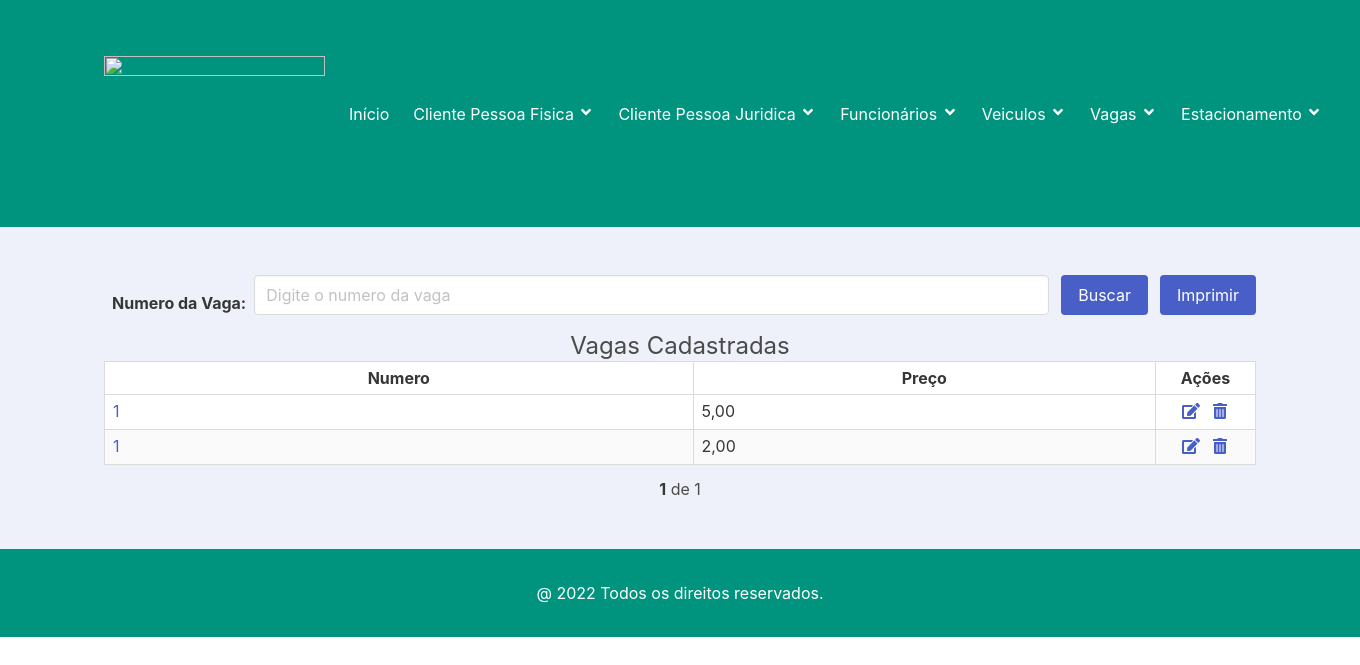
Page /vagas on the earlier database version.
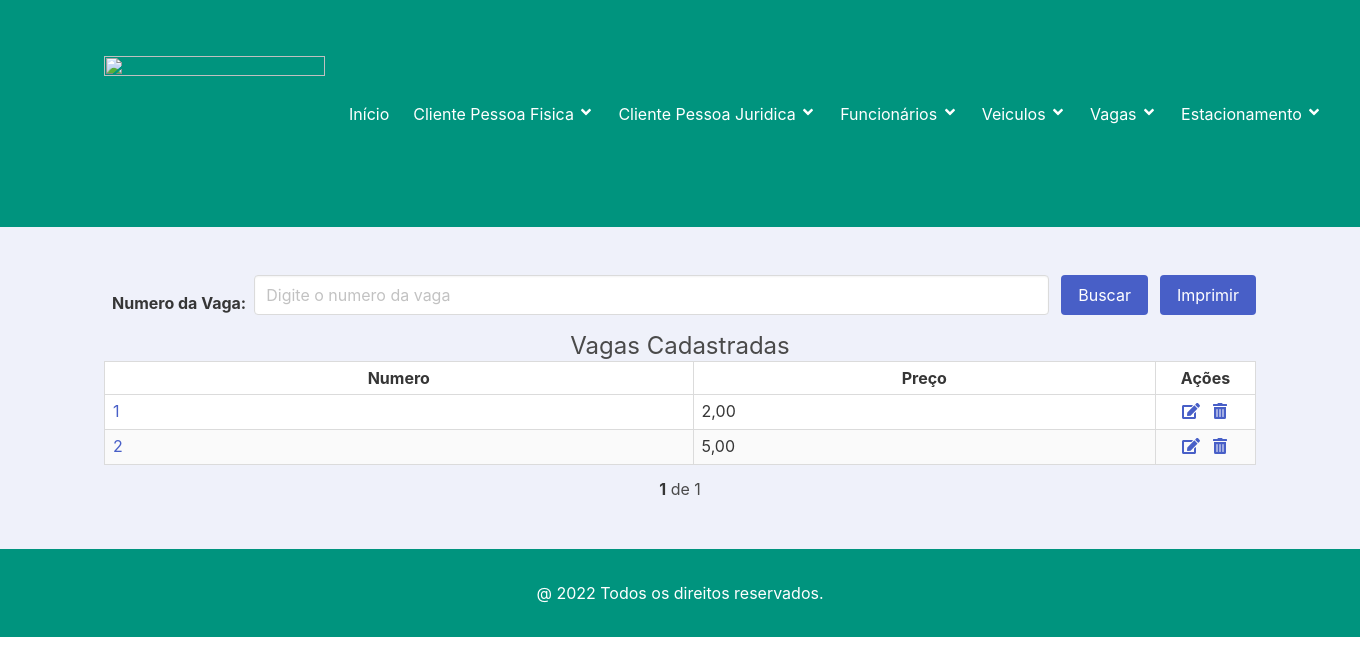
Same page on the later database version.
### vaga/models.py (models this page shows, shortened)
class Vaga(models.Model):
    numero = models.CharField('Número', max_length=50, help_text='Número da vaga')
    preco = models.DecimalField('Preço', max_digits=6, decimal_places=2, help_text='Preço da vaga')
    class Meta:
        verbose_name = 'Vaga'
        verbose_name_plural = 'Vagas'
        ordering = ['numero', ]

### vaga/views.py (the view)
# urls.py: path('vagas', VagasView.as_view(), name='vagas'),
class VagasView(ListView):
    model = Vaga
    template_name = 'vagas.html'
    def get_queryset(self, *args, **kwargs):
        buscar = self.request.GET.get('buscar')
        qs = super(VagasView, self).get_queryset(*args, **kwargs)
        if buscar:
            qs = qs.filter(numero__icontais=buscar)
        if qs.count() > 0:
            paginator = Paginator(qs, 10)
            listagem = paginator.get_page(self.request.GET.get('page'))
            return listagem
        else:
            return messages.info(self.request, "Não existem vagas cadastradas!")
    def get(self, *args, **kwargs):
        if self.request.GET.get('imprimir') == 'pdf':
            html_pdf = HtmlToPdf(arquivo='vagas_pdf', qs=self.get_queryset())
            return html_pdf.response
        else:
            return super(VagasView, self).get(*args, **kwargs)

### vaga/templates/vagas.html (shortened to what this page needs)
{% extends "base.html" %}
{% load static %}
{% block content %}
<section class="section has-background-link-light">
    <div class="container">
        <form id="form ListaVagas" action="" method="GET">
            <div class="field is-grouped is-flex is align-items-center is-flex-wrap-wrap">
                <label class="label p-2 mt-2">Numero da Vaga:</label>
                <div class="control is-expanded">
                    <input class="input" type="text" name="buscar" value="{{ request.GET.buscar }}"
                           placeholder="Digite o numero da vaga">
                </div>
                <div class="control">
                    <button type="button" class="button is-link" onclick="geraPdf('', 'formListaVagas');">
                        Buscar
                    </button>
                </div>
                {% if object_list %}
                <div class="control">
                    <button type="button" class="button is-link" onclick="geraPdf('pdf', 'formListaVagas');">
                        Imprimir
                    </button>
                </div>
                {% endif %}
            </div>
        </form>
        {% if object_list %}
        <div style="text-align: center;"><h1 class="subtitle is-size-4">Vagas Cadastradas</h1></div>
        <div class="table">
            <table class="table is-table is-bordered is-striped is-narrow is-hoverable is-fullwidth">
                <thead>
                <tr>
                    <th class="has-text-centered">Numero</th>
                    <th class="has-text-centered">Preço</th>
                    <th class="has-text-centered" style="width: 100px;">Ações</th>
                </tr>
                </thead>
                <tbody>
                {% for vaga in object_list %}
                <tr>
                    <td><a href="" data-toggle="modal" class="modal-target"
                           data-bulma-modal="modal{{vaga.id}}" id="modal{{vaga.id}}">
                        {{ vaga.numero }} </a></td>
                    <td> {{ vaga.preco }}</td>
                    <td class="has-text-centered is-flex-wrap-nowrap is-justify-content-center">
                        <a href="{%url 'vaga_editar' vaga.pk %}">
                            <span class="icon">
                                <i class="fas fa-edit"></i>
                            </span>
                        </a>
                        <a href="{%url 'vaga_apagar' vaga.pk %}">
                            <span class="icon">
                                <i class="fas fa-trash-alt"></i>
                            </span>
                        </a>
                    </td>
                </tr>
                {% endfor %}
                </tbody>
            </table>
        </div>
    </div>
    {% include "paginator.html" %}
</section>
{% endif %}
{% endblock %}

Differences in the rows shown:
shown differently, row unchanged: Vaga (number 1 of 2 on the later page): moves up the list
changed Vaga (number 2 of 2 on the later page): numero "1" → "2"
